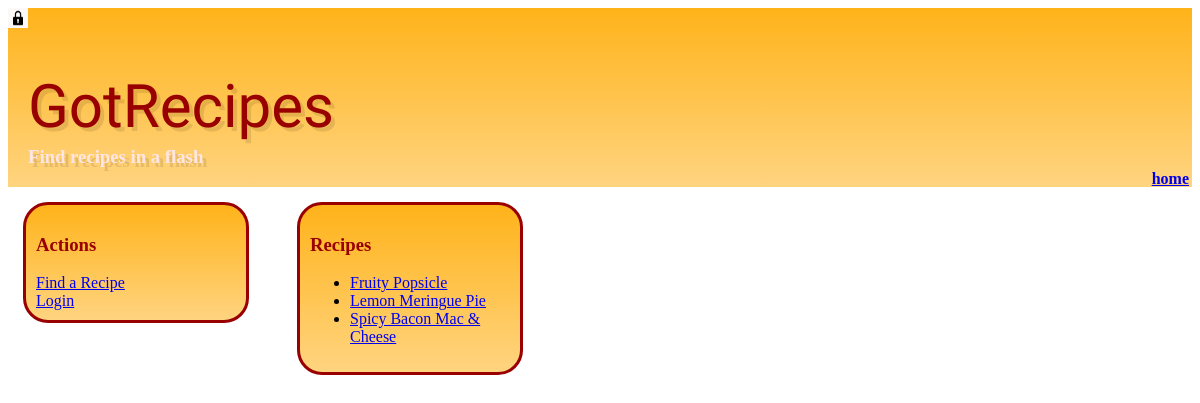
The page / on the database its author committed.
### gotrecipes/models.py (models this page shows)
class Recipe(models.Model):
  title=models.CharField(max_length=200)
  ingredients=models.TextField()
  directions=models.TextField()
  image = models.ImageField(upload_to='recipe_images', default='recipe_images/default.png')
  def __str__(self):
    return self.title

### gotrecipes/views.py (the view)
# urls.py: url(r'^$', views.index, name='index'),
def index(request):
	userRecipes = Recipe.objects.order_by('title')
	return render(request, 'gotrecipes/index.html', {'recipes': userRecipes})

### gotrecipes/templates/gotrecipes/index.html (shortened to what this page needs)
{% extends 'gotrecipes/base.html' %}
{% block content %}
<div class="user-options">
	<div id="recipe-manage">
		<div class="create-recipe">
			<h3>Actions</h3>
			<a href={% url 'search_recipe' %}>Find a Recipe</a>
			<br>
			<a href={% url 'login' %}>Login</a>
		</div>
		<div class="view-recipes">
			<h3>Recipes</h3>
			<ul>
			{% for recipe in recipes %}
				<li><a href="{% url 'recipe_detail' pk=recipe.pk %}">{{ recipe }}</a></li>
			{% endfor %}
			</ul>
		</div>
	</div>
</div>
{% endblock %}

### gotrecipes/static/css/base.css (style rules this page uses)
.page-head, .create-recipe, .view-recipes { background: linear-gradient(#ffb31a, #ffd480) }
h1,h3 { font: Helvetica, sans-serif; }
h3 { color: #990000; }
#recipe-manage { width: 500px; padding: 15px }
.create-recipe { display: inline-block; width: 200px; float:left; border: solid; border-width: 3px; padding: 10px; border-radius: 25px; border-color: #990000; }
.view-recipes { margin: 0px; display: inline-block; width: 200px; float: right; border: solid; border-width: 3px; padding: 10px; border-radius: 25px; border-color: #990000; }

### rows shown on the page
Recipe: title "Fruity Popsicle"
Recipe: title "Lemon Meringue Pie"
Recipe: title "Spicy Bacon Mac & Cheese"
